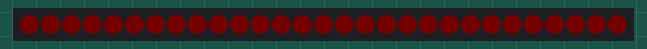
This sketch was run on a simulated Arduino Uno, built with avr-gcc and run on an emulated ATmega328P. On the bench: 29 RGB LEDs in strip order, left to right. Dim RGB values are drawn brighter than linear; random numbers use the default seed unless the sketch sets one; what the sketch prints to the serial monitor is not drawn.

Above: at 3.2 s.
At 5.24 s:
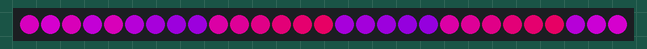
At 7.71 s:
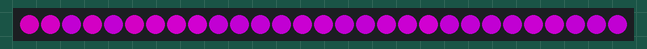
At 10.63 s:
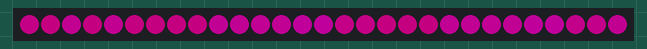
At 12.06 s:
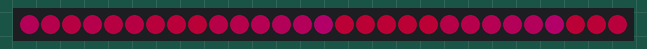
At 39.56 s:
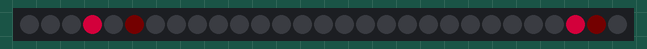

The sketch:

RedDinosaur_FastLED_9.ino
```cpp
#include <FastLED.h>
#include <Led.h>
#include <Shows.h>

//
//  Red Dinosaur
//
//  29 LEDs = 7 left side + 15 center + 7 right side
//
//  4/13/19
//
//  Feather Controller
//
//  Do not use PROGMEM - crashes
//
uint8_t bright = 255;  // (0-255)
uint8_t curr_bright = bright;

uint8_t show_speed = 128;  // (0 = fast, 255 = slow)

uint8_t DELAY_TIME = 20;  // in milliseconds (ArduinoBlue)
#define SMOOTHING 1   // 0 = no smooth, lower the number = more smoothing

#define DATA_PIN 0  // 7
#define CLOCK_PIN 2  //  8

#define NUM_LEDS 29
#define SYM_LEDS 22
#define SPINE_LEDS 14

#define CHANNEL_A  0  // Don't change these
#define CHANNEL_B  1
#define DUAL       2  // How many shows to run at once (dual = 2). Don't change.

#define XX  255

Led led[] = { Led(NUM_LEDS), Led(NUM_LEDS) };  // Class instantiation of the 2 Led libraries
Shows shows[] = { Shows(&led[CHANNEL_A]), Shows(&led[CHANNEL_B]) };  // 2 Show libraries
CHSV led_buffer[NUM_LEDS];  // For smoothing
CRGB leds[NUM_LEDS];  // Hook for FastLED library

// Shows
#define NUM_SHOWS 18
#define START_SHOW_CHANNEL_A  0  // Startings shows for Channels A + B
#define START_SHOW_CHANNEL_B  1
uint8_t current_show[] = { START_SHOW_CHANNEL_A, START_SHOW_CHANNEL_B };
uint8_t current_pattern[] = { 0, 1 };

#define ONLY_RED true  // This is the RED Dinosaur
uint8_t hue_center = 0;
uint8_t hue_width = 255;
uint8_t saturation = 255;

#define MAX_COLOR 256   // Colors are 0-255
#define WHITE  CHSV(0, 0, 255)
#define BLACK  CHSV(0, 0, 0)

// wait times
uint8_t show_duration = 40;  // Typically 30 seconds. Size problems at 1800+ seconds.
uint8_t fade_amount = 196; // 148;  // 0 = no fading, to 255 = always be fading
uint32_t max_small_cycle = (show_duration * 2 * (1000 / DELAY_TIME));  // *2! 50% = all on, 50% = all off, and rise + decay on edges
uint32_t last_time = 0;

// center column | left side | right side
const uint8_t ConeLookUp[] = { 0,1,3,5,6,7,8,19,18,17,16,15,26,27,28,
                                2,9,10,11,12,13,14,
                                4,20,21,22,23,24,25 };

const uint8_t ConeSize[] = { 2,1,2,3,2,1,1,1,1,1,1,2,3,4,5,
                      1,0,0,0,0,0,0,
                      1,0,0,0,0,0,0 };

const uint8_t ArrowPattern[] =
{ 4, 3, 2, 1, 0, 9, 8, 7, 6, 5, 4, 3, 2, 1, 0,
                  2, 7, 6, 5, 4, 3, 2,
                  2, 7, 6, 5, 4, 3, 2 };

#define NUM_PATTERNS 6   // Total number of patterns

const uint8_t PatternMatrix[] = {
  B00000001, B01010100, B10101001, B01010000,
  B10101010, B10101010, B10101010, B10100000,
  B10101010, B10101011, B01010101, B01010000,
  B11111101, B01010101, B01010010, B10100000,
  B11111111, B01101110, B11011001, B10110000,
  B11111111, B11111110, B00000000, B00000000,
};

//
// Setup
//
void setup() {

  delay( 3000 ); // power-up safety delay

  pinMode(DATA_PIN, OUTPUT);
  pinMode(CLOCK_PIN, OUTPUT);

  randomSeed(analogRead(0));

  Serial.begin(115200);
  Serial.println("Start");

  FastLED.addLeds<WS2801, DATA_PIN, CLOCK_PIN>(leds, NUM_LEDS);
  FastLED.setBrightness( bright );

  // Set up the various mappings (1D lists in PROGMEM)
  for (uint8_t i = 0; i < DUAL; i++) {
//    led[i].setLedMap(ConeLookUp);  // Handled
    shows[i].fillForeBlack();
    led[i].push_frame();
    shows[i] = Shows(&led[i]);  // Show library - reinitialized for led mappings
  }

  shows[CHANNEL_B].setSmallCycle(max_small_cycle / 2);  // Start Channel B offset at halfway through show
  last_time = millis();

  for (uint8_t i = 0; i < DUAL; i++) {
    shows[i].fillForeBlack();
    led[i].push_frame();
  }

  for (uint8_t i = 0; i < NUM_LEDS; i++) {
    led_buffer[i] = CHSV(0, 0, 0);
  }

  if (ONLY_RED) {  // (ArduinoBlue)
    hue_center = 0;
    hue_width = 124;
  }
}

//
// loop
//
void loop() {

  for (uint8_t i = 0; i < DUAL; i++) {

    switch (current_show[i]) {

      case 0:
        patterns(i);
        break;
      case 1:
        shows[i].morphChain();
        break;
      case 2:
        shows[i].allOn();
        break;
      case 3:
        shows[i].randomFill();
        break;
      case 4:
        shows[i].randomColors();
        break;
      case 5:
        shows[i].twoColor();
        break;
      case 6:
        shows[i].lightWave();
        break;
      case 7:
        shows[i].sawTooth();
        break;
      case 8:
        shows[i].packets();
        break;
      case 9:
        shows[i].packets_two();
        break;
      case 10:
        colorsize(i);
        break;
      case 11:
        brightsize(i);
        break;
      case 12:
        colorarrow(i);
        break;
      case 13:
        brightarrow(i);
        break;
      case 14:
        shows[i].sinelon_fastled();
        break;
      case 15:
        shows[i].bpm_fastled();
        break;
      case 16:
        shows[i].juggle_fastled();
        break;
      default:
        shows[i].bands();
        break;
    }

    shows[i].morphFrame();  // 1. calculate interp_frame 2. adjust palette
  }

  morph_channels(get_intensity(CHANNEL_A));  // morph together the 2 leds channels and deposit on to Channel_A
  FastLED.show();  // Update the display
  advance_clocks();  // advance the cycle clocks and check for next show
  fixed_delay();

}

//
// fixed_delay - make every cycle the same time
//
void fixed_delay() {
  long new_time = millis();
  long time_delta = new_time - last_time;  // how much time has elapsed? Usually 3-5 milliseconds
  last_time = new_time;  // update the counter
  if (time_delta < DELAY_TIME) {  // if we have excess time,
    delay(DELAY_TIME - time_delta);  // delay for the excess
  }
}

//
// advance_clocks
//
void advance_clocks() {
  for (uint8_t i = 0; i < DUAL; i++) {
    shows[i].advanceClock();
    if (shows[i].getSmallCycle() >= max_small_cycle) {
      next_show(i);
    }
  }
}

//
// next_show - dependent on channel i
//
void next_show(uint8_t i) {
  current_show[i] = is_other_channel_show_zero(i) ? random8(1, NUM_SHOWS) : 0 ;
  current_pattern[i] = random8(NUM_PATTERNS);
//  current_show[i] = (current_show[i] + 1) % NUM_SHOWS;  // For debugging

  shows[i].resetAllClocks();
  shows[i].turnOnMorphing();
  shows[i].setWaitRange(show_speed);
  shows[i].setColorSpeedMinMax(show_speed);

  shows[i].pickRandomColorSpeeds();
  shows[i].pickRandomWait();
}

boolean is_other_channel_show_zero(uint8_t c) {
  if (c == 0) {
    return (current_show[CHANNEL_B] == 0);
  } else {
    return (current_show[CHANNEL_A] == 0);
  }
}

//// Start specialized shows

//
// patterns shows
//
void patterns(uint8_t c) {
  for (uint8_t i=0; i < NUM_LEDS; i++) {
    boolean value = get_bit_from_pattern_number(i, current_pattern[c]);

    if (value) {
      led[c].setPixelHue(i, shows[c].getBackColor());
    } else {
      led[c].setPixelHue(i, shows[c].getForeColor());
    }
  }
}

boolean get_bit_from_pattern_number(uint8_t n, uint8_t pattern_number) {
  uint8_t pattern_byte = PatternMatrix[(pattern_number * 4) + (n / 8)];
  return (pattern_byte & (1 << (7 - (n % 8)) ));
}

//
// colorsize - light each cone according to its cone size
//
void colorsize(uint8_t c) {
  for (uint8_t i=0; i < NUM_LEDS; i++) {
    led[c].setPixelHue(i, IncColor(shows[c].getForeColor(), pgm_read_byte_near(ArrowPattern + i) * sin8(shows[c].getBackColor())));
  }
}

//
// brightsize -Light just one cone size at a time
//
void brightsize(uint8_t c) {
  for (uint8_t i=0; i < NUM_LEDS; i++) {
    led[c].setPixelColor(i, led[c].gradient_wheel(shows[c].getBackColor(), calcIntensity(pgm_read_byte_near(ArrowPattern + i), 9, c)));
  }
}

//
// colorarrow - light each cone according to its arrow position
//
void colorarrow(uint8_t c) {
  for (uint8_t i=0; i < NUM_LEDS; i++) {
    led[c].setPixelHue(i, IncColor(shows[c].getForeColor(), pgm_read_byte_near(ConeSize + i) * sin8(shows[c].getBackColor())));
  }
}

//
// brightarrow -Light just one arrow piece at a time
//
void brightarrow(uint8_t c) {
  for (int i=0; i < NUM_LEDS; i++) {
    led[c].setPixelColor(i, led[c].gradient_wheel(shows[c].getBackColor(), calcIntensity(pgm_read_byte_near(ConeSize + i), 5, c)));
  }
}

//
// calcIntensity - use sine wave + cycle + variable to calculate intensity
//
uint8_t calcIntensity(uint8_t x, uint8_t max_x, uint8_t i) {
  return sin8( 255 * ((shows[i].getCycle() + x) % max_x) / (max_x - 1));
}

//// End specialized shows

//
// morph_channels - morph together the 2 chanels and update the LEDs
//
void morph_channels(uint8_t fract) {
  for (uint8_t i = 0; i < NUM_LEDS; i++) {
    CHSV color_b = led[CHANNEL_B].getInterpFrameColor(i);
    CHSV color_a = led[CHANNEL_A].getInterpFrameColor(i);
    CHSV color = led[CHANNEL_A].getInterpHSV(color_b, color_a, fract);  // interpolate a + b channels

    color = narrow_palette(color);

    if (SMOOTHING > 0) {
      color = led[CHANNEL_A].smooth_color(led_buffer[i], color, SMOOTHING);  // smoothing
    }

    led_buffer[i] = color;

    if (i < SYM_LEDS) {
      leds[ConeLookUp[i]] = color;

      if (i >= SPINE_LEDS) {
        leds[ConeLookUp[i + 7]] = color;
      }
    }
  }
}

//
// get_intensity - calculate a channel's intensity based on its cycle clock
//
uint8_t get_intensity(uint8_t i) {
  uint8_t intensity;  // 0 = Off, 255 = full On
  uint16_t small_cycle = shows[i].getSmallCycle();
  uint16_t fade_cycles =  (map8(fade_amount, 0, show_duration) * 1000 / DELAY_TIME);  // cycles to fade in + out

  if (small_cycle < fade_cycles) {
    intensity = map(small_cycle, 0, fade_cycles, 0, 255);  // rise
  } else if (small_cycle <= (max_small_cycle / 2)) {
    intensity = 255;  // Show is 100%
  } else if (small_cycle <= ((max_small_cycle / 2) + fade_cycles)) {
    intensity = map(small_cycle - (max_small_cycle / 2), 0, fade_cycles, 255, 0);  // decay
  } else {
    intensity = 0;
  }

  return ease8InOutApprox(intensity);
}

//// End DUAL SHOW LOGIC

//
// narrow_palette - confine the color range (ArduinoBlue)
//
CHSV narrow_palette(CHSV color) {
  uint8_t h1 = (hue_center - (hue_width / 2)) % MAX_COLOR;
  uint8_t h2 = (hue_center + (hue_width / 2)) % MAX_COLOR;
  color.h = map8(color.h, h1, h2 );
  if (color.s != 0) {
    color.s = saturation;  // Reset saturation
  }
  return color;
}

//
// IncColor - adds amount to color
//
uint8_t IncColor(uint8_t c, uint16_t amount) {
  return (c + amount) % 256;
}
```
